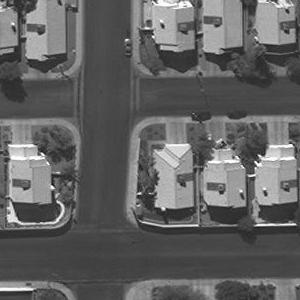
#> input picture final implementation/5_ImageSegmentation/5A_Otsu_segmentation/InputDir/img3.png, 300 x 300 px
$ python 5A_Otsu_Thresholding_Imgseg.py
#> lines starting #> are read from the running program, lines starting #| are printed output that depends on the picture; after the words box and inside, x2 and y2 are one past the last pixel; in counts of white or black regions, pixels touching at a corner belong together
import cv2

from matplotlib import pyplot as plt
img = cv2.imread('InputDir/img3.png',0)
#> img is the input picture: shape (300, 300); min 11, max 255, mean 98.5

# Apply global (simple) thresholding on image
ret1,th1 = cv2.threshold(img,127,255,cv2.THRESH_BINARY)
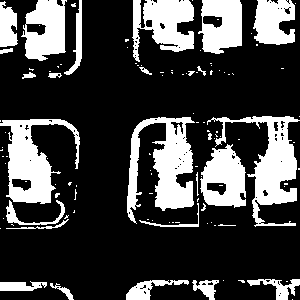
#> th1: shape (300, 300); 26% white; 113 white regions (86 under 20 px), largest, box (x1, y1, x2, y2) and area: (127, 117, 195, 224) 3597, (207, 116, 300, 227) 3223, (0, 119, 80, 204) 3067

# Apply Otsu's thresholding on image
ret2,th2 = cv2.threshold(img,0,255,cv2.THRESH_BINARY+cv2.THRESH_OTSU)
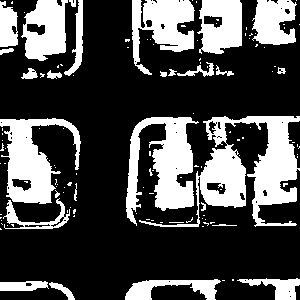
#> th2: shape (300, 300); 29.4% white; 126 white regions (99 under 20 px), largest, box (x1, y1, x2, y2) and area: (139, 116, 300, 227) 6099, (126, 117, 199, 226) 3949, (0, 118, 81, 204) 3351
#> ret2 = 115

# Apply Otsu's thresholding after Gaussian filtering
blur = cv2.GaussianBlur(img,(5,5),0)
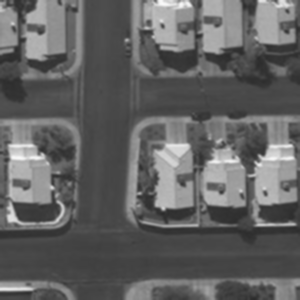
#> blur: shape (300, 300); min 43, max 250, mean 98.5
ret3,th3 = cv2.threshold(blur,0,255,cv2.THRESH_BINARY+cv2.THRESH_OTSU)
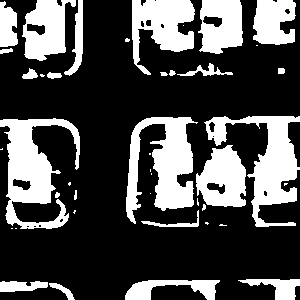
#> th3: shape (300, 300); 29.5% white; 42 white regions (18 under 20 px), largest, box (x1, y1, x2, y2) and area: (0, 118, 80, 229) 4049, (126, 117, 198, 224) 3980, (204, 116, 300, 227) 3821
#> ret3 = 114

titles = ['Original Image','Global Thresholding (v=127)',"Otsu's Thresholding",'Gaussian Filter + Otsu']
images = [img,th1,th2,th3]

for i in range(4):
   plt.subplot(2,2,i+1)
   plt.imshow(images[i], 'gray')
   plt.title(titles[i])
   plt.axis("off")
plt.show()

$ run again, with final implementation/5_ImageSegmentation/5A_Otsu_segmentation/InputDir/img1.png copied over final implementation/5_ImageSegmentation/5A_Otsu_segmentation/InputDir/img3.png
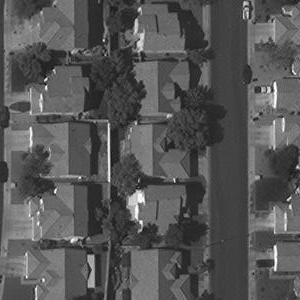
#> input picture final implementation/5_ImageSegmentation/5A_Otsu_segmentation/InputDir/img1.png, 300 x 300 px
#> img is the input picture: shape (300, 300); min 9, max 255, mean 85.7
#> `ret1,th1 = cv2.threshold(img,127,255,cv2.THRESH_BINARY)`:
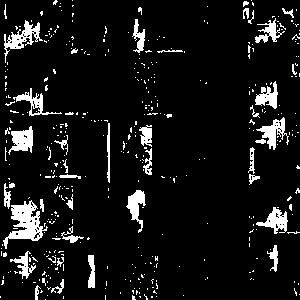
#> th1: shape (300, 300); 8.5% white; 417 white regions (375 under 20 px), largest, box (x1, y1, x2, y2) and area: (3, 200, 48, 249) 908, (4, 20, 43, 63) 509, (8, 126, 33, 155) 419
#> th2: shape (300, 300); 41.4% white; 178 white regions (151 under 20 px), largest, box (x1, y1, x2, y2) and area: (0, 0, 111, 300) 15754, (242, 0, 300, 300) 9372, (121, 4, 187, 60) 2165
#> ret2 = 90
#> `ret3,th3 = cv2.threshold(blur,0,255,cv2.THRESH_BINARY+cv2.THRESH_OTSU)`:
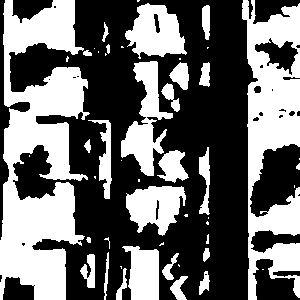
#> th3: shape (300, 300); 42.1% white; 49 white regions (22 under 20 px), largest, box (x1, y1, x2, y2) and area: (0, 0, 90, 300) 15702, (242, 0, 300, 300) 9733, (121, 61, 173, 176) 2487
#> ret3 = 89

$ run again, with final implementation/5_ImageSegmentation/5A_Otsu_segmentation/InputDir/img2.png copied over final implementation/5_ImageSegmentation/5A_Otsu_segmentation/InputDir/img3.png
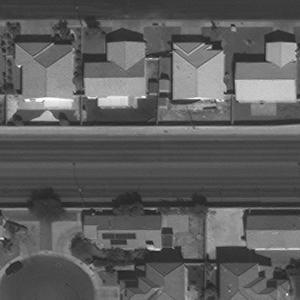
#> input picture final implementation/5_ImageSegmentation/5A_Otsu_segmentation/InputDir/img2.png, 300 x 300 px
#> img is the input picture: shape (300, 300); min 25, max 254, mean 92.8
#> `ret1,th1 = cv2.threshold(img,127,255,cv2.THRESH_BINARY)`:
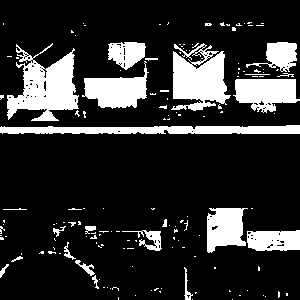
#> th1: shape (300, 300); 18.2% white; 152 white regions (129 under 20 px), largest, box (x1, y1, x2, y2) and area: (7, 43, 79, 121) 2994, (171, 43, 231, 111) 2591, (0, 125, 300, 134) 2155
#> th2: shape (300, 300); 28.1% white; 150 white regions (117 under 20 px), largest, box (x1, y1, x2, y2) and area: (158, 42, 300, 120) 6980, (6, 41, 160, 121) 6218, (0, 124, 300, 136) 2679
#> ret2 = 107
#> th3: shape (300, 300); 27.6% white; 55 white regions (26 under 20 px), largest, box (x1, y1, x2, y2) and area: (159, 42, 300, 120) 7067, (6, 44, 80, 121) 3513, (81, 42, 158, 109) 2836
#> `plt.show()`:
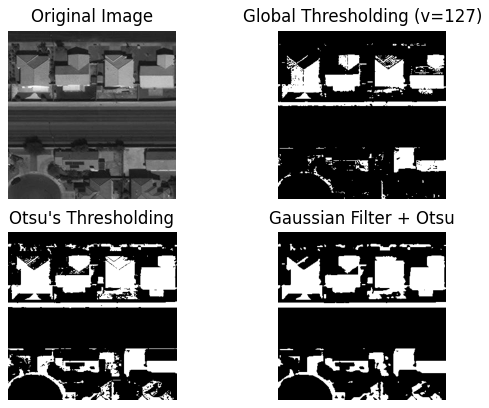
#> figure drawn by matplotlib, 4 panels

$ run again, with final implementation/5_ImageSegmentation/5A_Otsu_segmentation/InputDir/img4.png copied over final implementation/5_ImageSegmentation/5A_Otsu_segmentation/InputDir/img3.png
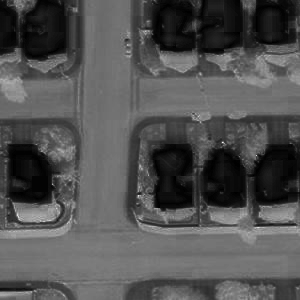
#> input picture final implementation/5_ImageSegmentation/5A_Otsu_segmentation/InputDir/img4.png, 300 x 300 px
#> img is the input picture: shape (300, 300); min 0, max 241, mean 81.8
#> `ret1,th1 = cv2.threshold(img,127,255,cv2.THRESH_BINARY)`:
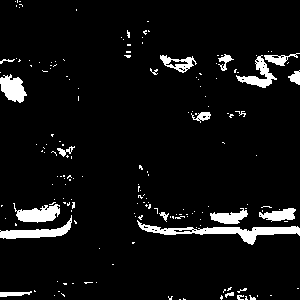
#> th1: shape (300, 300); 6.3% white; 174 white regions (154 under 20 px), largest, box (x1, y1, x2, y2) and area: (137, 220, 300, 245) 1140, (0, 215, 72, 239) 589, (13, 203, 60, 223) 550
#> th2: shape (300, 300); 63.1% white; 94 black regions (77 under 20 px), largest, box (x1, y1, x2, y2) and area: (126, 115, 300, 227) 12716, (132, 0, 300, 76) 8306, (0, 0, 83, 79) 4715
#> ret2 = 71
#> th3: shape (300, 300); 63.8% white; 26 black regions (13 under 20 px), largest, box (x1, y1, x2, y2) and area: (126, 116, 300, 227) 12625, (133, 0, 300, 74) 8261, (0, 0, 83, 75) 4619
#> `plt.show()`:
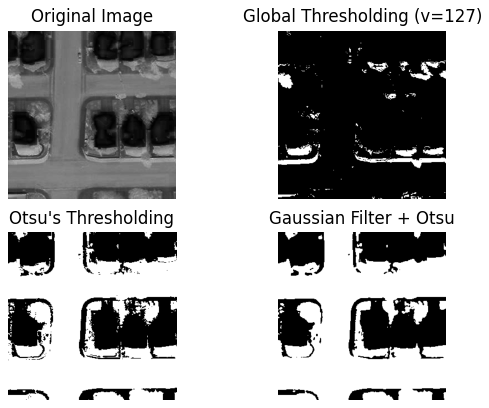
#> figure drawn by matplotlib, 4 panels
